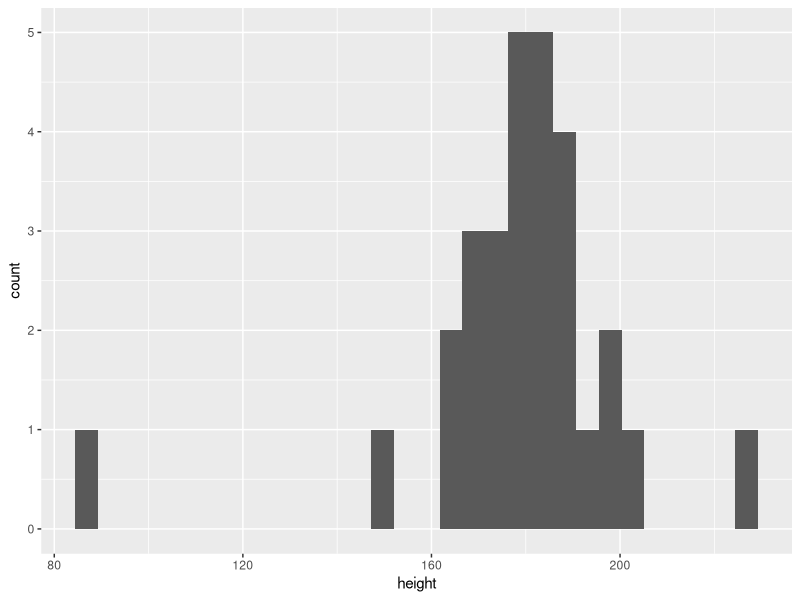
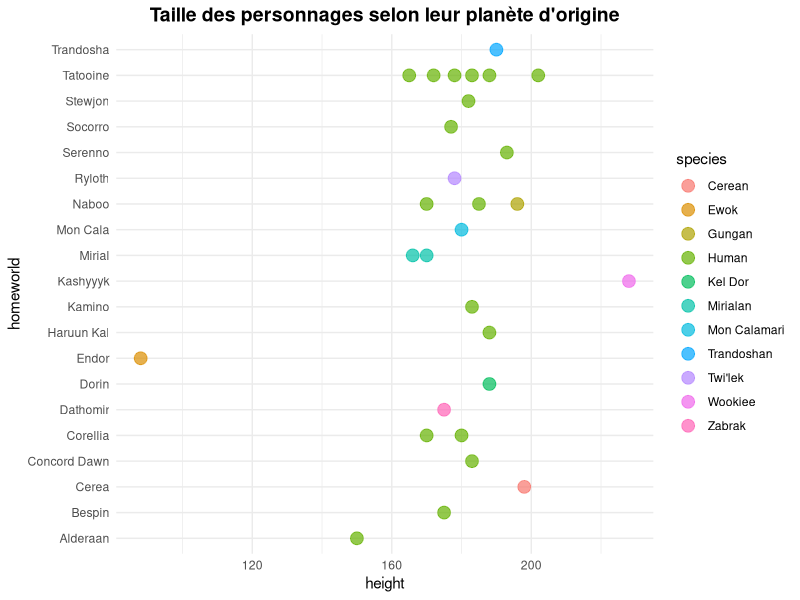
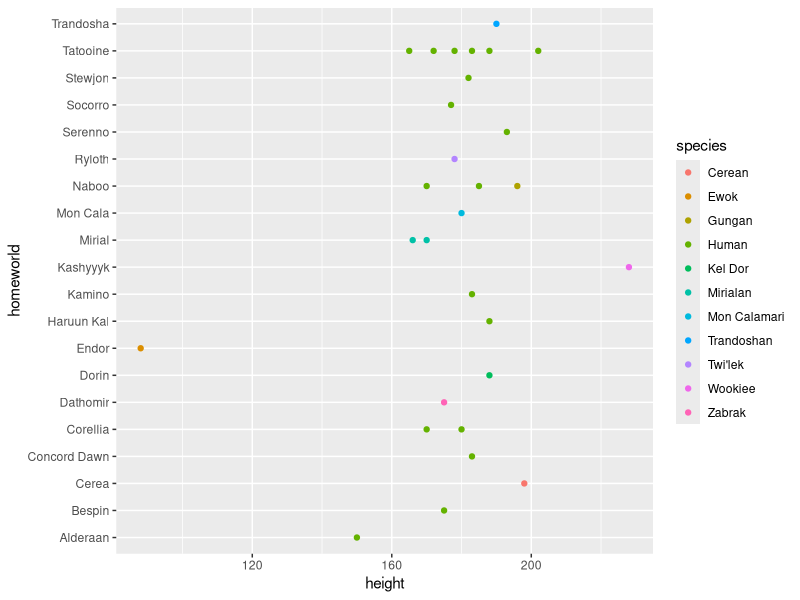
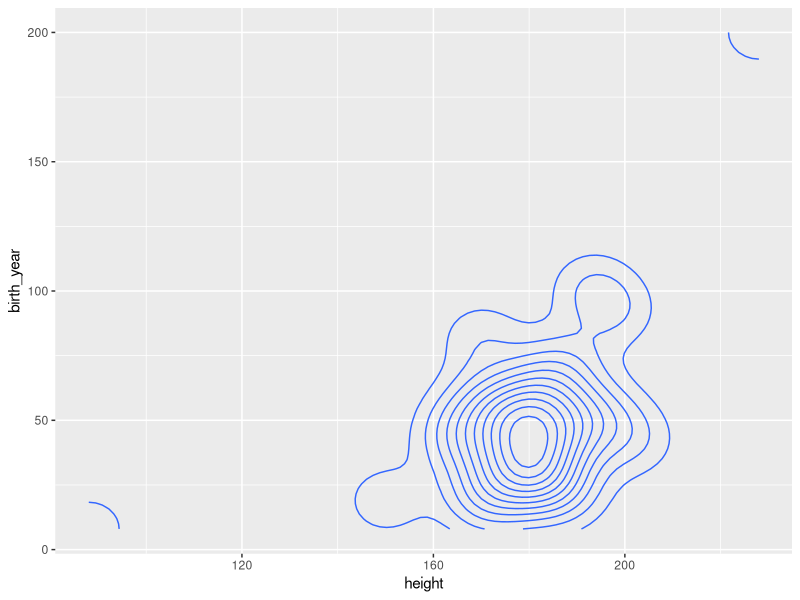

The R script that drew these images, in order:
install.packages("dplyr") # instaler le package dplyr
library(dplyr)
data("starwars") #dans dplyr il y a un jeu de donné starwars
starwars
head(starwars)
colSums(is.na(starwars)) #pour voir ou il a des NA

install.packages("ggplot2")
library(ggplot2)

#enlever les NA
data <- starwars |> filter(!is.na(height) & !is.na(mass) & !is.na(hair_color)& !is.na(birth_year) & !is.na(sex)& !is.na(gender)& !is.na(homeworld)& !is.na(species))
head(data)
data2 <- data |> select(height, species, homeworld) #pour avoir que 3 variable
data2
ggplot(data2) + geom_histogram(aes(x= height)) # histo de la taille

###chatgpt###
ggplot(data, aes(x = homeworld, y = height, color = species)) +
  geom_point(size = 4, alpha = 0.7) +  
  theme_minimal() +
  coord_flip() + # Tourne le graphique pour lisibilité
  ggtitle("Taille des personnages selon leur planète d'origine") +
  theme(plot.title = element_text(hjust = 0.5, face = "bold", size = 14))

###De moi###
ggplot(data2)+
  geom_point(aes(x = height, y = homeworld, color= species))

#je veux un graphique de densité 2d avec les especes en point de couleur
#pour voir la répartition des especes selon height et birth_year

ggplot(data)+
  geom_density_2d(aes(x = height, y = birth_year))
 # geom_point(aes(color = species),size = 3, alpha = 0.7)+
  #theme_minimal() +
  #ggtitle("Densité des tailles et années de naissance avec espèces colorées") +
  #theme(plot.title = element_text(hjust = 0.5, face = "bold", size = 14))


